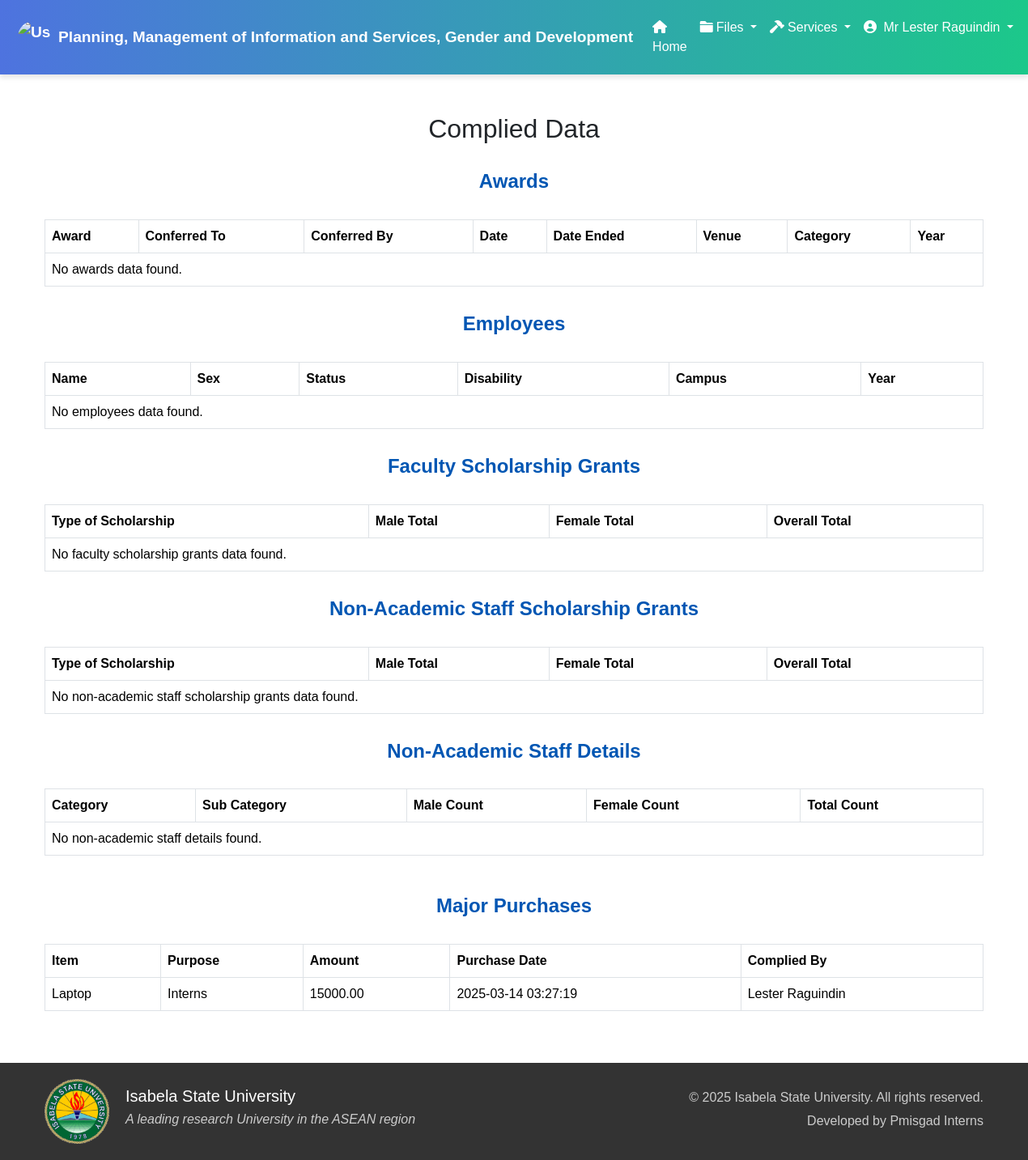
Before: /pages/complied_data.php (signed in) with the older database file.
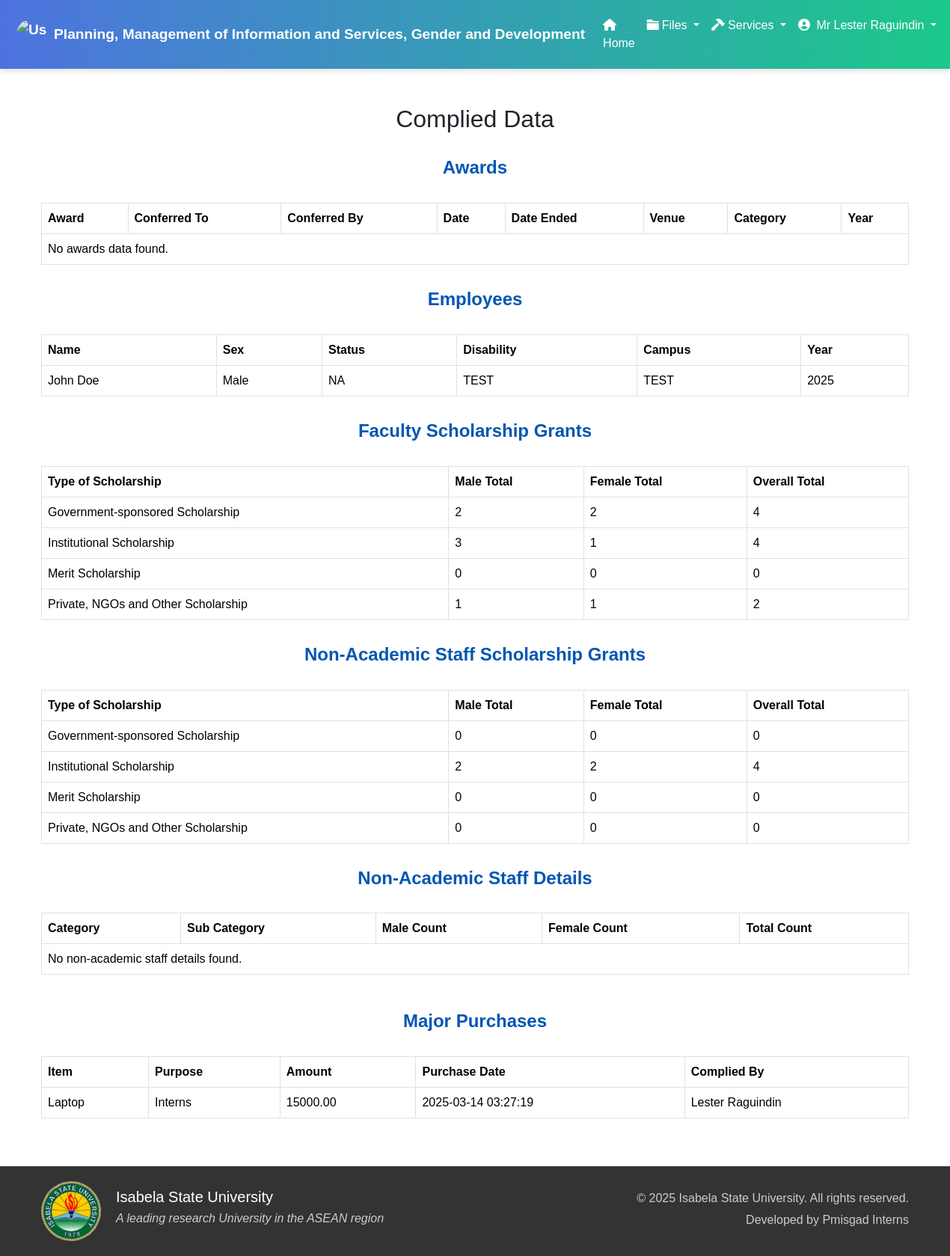
After: the same page with the newer database file.
### tables this page shows
CREATE TABLE `purchases` (
  `purchase_id` int(11) NOT NULL,
  `member_id` int(11) DEFAULT NULL,
  `item` varchar(255) DEFAULT NULL,
  `purpose` varchar(255) DEFAULT NULL,
  `amount` decimal(10,2) DEFAULT NULL,
  `purchase_date` timestamp NOT NULL DEFAULT current_timestamp()
);

CREATE TABLE `member` (
  `member_id` int(11) NOT NULL,
  `member_first` varchar(100) DEFAULT NULL,
  `member_last` varchar(100) DEFAULT NULL,
  `member_gender` varchar(100) DEFAULT NULL,
  `username` varchar(50) DEFAULT NULL,
  `password` varchar(50) DEFAULT NULL,
  `office_id` int(11) DEFAULT NULL,
  `salut_id` int(11) DEFAULT NULL,
  `rank_id` int(11) DEFAULT NULL,
  `designation_id` int(11) DEFAULT NULL,
  `failed_attempts` int(11) DEFAULT 0,
  `last_failed_attempt` timestamp NULL DEFAULT NULL,
  `is_suspended` tinyint(1) DEFAULT 0,
  `role` varchar(10) DEFAULT NULL
);

CREATE TABLE `employees` (
  `employee_id` int(11) NOT NULL,
  `name` varchar(255) NOT NULL,
  `sex` enum('Male','Female','Other') NOT NULL,
  `employment_status` varchar(30) NOT NULL,
  `disability_type` varchar(255) DEFAULT NULL,
  `campus` varchar(255) DEFAULT NULL,
  `date_created` timestamp NOT NULL DEFAULT current_timestamp(),
  `member_id` int(11) DEFAULT NULL,
  `year` int(11) DEFAULT year(current_timestamp())
);

### controllers/fetch_complied_data.php (called while the page is built, shortened)
<?php
include '../components/config.php';
$member_id = $_SESSION['member_id'];
$current_year = date('Y');
$employee_query = "SELECT
    name,
    sex,
    employment_status,
    disability_type,
    campus,
    year
    FROM employees
    WHERE year = ? AND member_id = ?";
$stmt = $con->prepare($employee_query);
$stmt->bind_param("ii", $current_year, $member_id);
$stmt->execute();
$employee_result = $stmt->get_result();
$facultyScholarshipQuery = "SELECT
    type_of_scholarship,
    SUM(doctorate_male + masters_male + post_baccalaureate_male + baccalaureate_male + non_degree_male) AS male_total,
    SUM(doctorate_female + masters_female + post_baccalaureate_female + baccalaureate_female + non_degree_female) AS female_total,
    SUM(doctorate_male + masters_male + post_baccalaureate_male + baccalaureate_male + non_degree_male +
        doctorate_female + masters_female + post_baccalaureate_female + baccalaureate_female + non_degree_female) AS overall_total
    FROM scholarship_grants
    WHERE category = 'Faculty' AND year = ? AND member_id = ?
    GROUP BY type_of_scholarship";
$stmt = $con->prepare($facultyScholarshipQuery);
$stmt->bind_param("ii", $current_year, $member_id);
$stmt->execute();
$facultyScholarshipResult = $stmt->get_result();
$nonAcademicScholarshipQuery = "SELECT
    type_of_scholarship,
    SUM(doctorate_male + masters_male + post_baccalaureate_male + baccalaureate_male + non_degree_male) AS male_total,
    SUM(doctorate_female + masters_female + post_baccalaureate_female + baccalaureate_female + non_degree_female) AS female_total,
    SUM(doctorate_male + masters_male + post_baccalaureate_male + baccalaureate_male + non_degree_male +
        doctorate_female + masters_female + post_baccalaureate_female + baccalaureate_female + non_degree_female) AS overall_total
    FROM scholarship_grants
    WHERE category = 'Non-Academic Staff' AND year = ? AND member_id = ?
    GROUP BY type_of_scholarship";
$stmt = $con->prepare($nonAcademicScholarshipQuery);
$stmt->bind_param("ii", $current_year, $member_id);
$stmt->execute();
$nonAcademicScholarshipResult = $stmt->get_result();
?>

### controllers/purchaseController.php (called while the page is built, shortened)
<?php
include '../components/config.php';
$member_id = $_SESSION['member_id'];
$purchases_query = "
    SELECT
        p.item,
        p.purpose,
        p.amount,
        p.purchase_date,
        m.member_first,
        m.member_last
    FROM
        purchases p
    JOIN
        member m ON p.member_id = m.member_id
    WHERE
        p.member_id = ?
";
$stmt = $con->prepare($purchases_query);
$stmt->bind_param("i", $member_id);
$stmt->execute();
$purchases_result = $stmt->get_result();
?>

### pages/complied_data.php (the view, shortened to what the changed rows need)
<?php
include '../controllers/fetch_complied_data.php';
include '../controllers/purchaseController.php';
?>
<!DOCTYPE html>
<html lang="en">
<head>
    <link href="https://cdnjs.cloudflare.com/ajax/libs/font-awesome/6.0.0-beta3/css/all.min.css" rel="stylesheet">
    <link rel="stylesheet" href="https://cdn.jsdelivr.net/npm/bootstrap@5.3.3/dist/css/bootstrap.min.css">
    <link rel="stylesheet" href="../styles/styles.css">
    <link href='https://unpkg.com/boxicons@2.1.4/css/boxicons.min.css' rel='stylesheet'>
    <link rel="stylesheet" href="../styles/user_header.css">
    <link rel="stylesheet" href="../styles/hover.css">
</head>
<body>
    <div class="container my-5">
        <h1 class="h2 mb-4 text-center">Complied Data</h1>
        <h2 class="section-title">Awards</h2>
        <table class="table table-bordered">
            <thead>
                <tr>
                    <th>Award</th>
                    <th>Conferred To</th>
                    <th>Conferred By</th>
                    <th>Date</th>
                    <th>Date Ended</th>
                    <th>Venue</th>
                    <th>Category</th>
                    <th>Year</th>
                </tr>
            </thead>
        </table>
        <h2 class="section-title">Employees</h2>
        <table class="table table-bordered">
            <thead>
                <tr>
                    <th>Name</th>
                    <th>Sex</th>
                    <th>Status</th>
                    <th>Disability</th>
                    <th>Campus</th>
                    <th>Year</th>
                </tr>
            </thead>
            <tbody>
                <?php
                if ($employee_result && mysqli_num_rows($employee_result) > 0) {
                    while ($row = mysqli_fetch_assoc($employee_result)) {
                        echo "<tr>";
                        echo "<td>" . htmlspecialchars($row['name']) . "</td>";
                        echo "<td>" . htmlspecialchars($row['sex']) . "</td>";
                        echo "<td>" . htmlspecialchars($row['employment_status']) . "</td>";
                        echo "<td>" . htmlspecialchars($row['disability_type']) . "</td>";
                        echo "<td>" . htmlspecialchars($row['campus']) . "</td>";
                        echo "<td>" . htmlspecialchars($row['year']) . "</td>";
                        echo "</tr>";
                    }
                } else {
                    echo "<tr><td colspan='6'>No employees data found.</td></tr>";
                }
                ?>
            </tbody>
        </table>
        <h2 class="section-title">Faculty Scholarship Grants</h2>
        <table class="table table-bordered">
            <thead>
                <tr>
                    <th>Type of Scholarship</th>
                    <th>Male Total</th>
                    <th>Female Total</th>
                    <th>Overall Total</th>
                </tr>
            </thead>
            <tbody>
                <?php
                if ($facultyScholarshipResult && mysqli_num_rows($facultyScholarshipResult) > 0) {
                    while ($row = mysqli_fetch_assoc($facultyScholarshipResult)) {
                        echo "<tr>";
                        echo "<td>" . htmlspecialchars($row['type_of_scholarship']) . "</td>";
                        echo "<td>" . htmlspecialchars($row['male_total']) . "</td>";
                        echo "<td>" . htmlspecialchars($row['female_total']) . "</td>";
                        echo "<td>" . htmlspecialchars($row['overall_total']) . "</td>";
                        echo "</tr>";
                    }
                } else {
                    echo "<tr><td colspan='4'>No faculty scholarship grants data found.</td></tr>";
                }
                ?>
            </tbody>
        </table>
        <h2 class="section-title">Non-Academic Staff Scholarship Grants</h2>
        <table class="table table-bordered">
            <thead>
                <tr>
                    <th>Type of Scholarship</th>
                    <th>Male Total</th>
                    <th>Female Total</th>
                    <th>Overall Total</th>
                </tr>
            </thead>
            <tbody>
                <?php
                if ($nonAcademicScholarshipResult && mysqli_num_rows($nonAcademicScholarshipResult) > 0) {
                    while ($row = mysqli_fetch_assoc($nonAcademicScholarshipResult)) {
                        echo "<tr>";
                        echo "<td>" . htmlspecialchars($row['type_of_scholarship']) . "</td>";
                        echo "<td>" . htmlspecialchars($row['male_total']) . "</td>";
                        echo "<td>" . htmlspecialchars($row['female_total']) . "</td>";
                        echo "<td>" . htmlspecialchars($row['overall_total']) . "</td>";
                        echo "</tr>";
                    }
                } else {
                    echo "<tr><td colspan='4'>No non-academic staff scholarship grants data found.</td></tr>";
                }
                ?>
            </tbody>
        </table>
        <h2 class="section-title">Non-Academic Staff Details</h2>
        <table class="table table-bordered">
            <thead>
                <tr>
                    <th>Category</th>
                    <th>Sub Category</th>
                    <th>Male Count</th>
                    <th>Female Count</th>
                    <th>Total Count</th>
                </tr>
            </thead>
        </table>
        <div class="table-responsive">
            <table class="table table-bordered" style="margin-top: 2rem;">
                <thead>
                    <tr>
                        <th>Item</th>
                        <th>Purpose</th>
                        <th>Amount</th>
                        <th>Purchase Date</th>
                        <th>Complied By</th>
                    </tr>
                </thead>
                <tbody>
                    <?php
                    if ($purchases_result && mysqli_num_rows($purchases_result) > 0) {
                        while ($row = mysqli_fetch_assoc($purchases_result)) {
                            echo "<tr>";
                            echo "<td>" . htmlspecialchars($row['item']) . "</td>";
                            echo "<td>" . htmlspecialchars($row['purpose']) . "</td>";
                            echo "<td>" . htmlspecialchars($row['amount']) . "</td>";
                            echo "<td>" . htmlspecialchars($row['purchase_date']) . "</td>";
                            echo "<td>" . htmlspecialchars($row['member_first'] . ' ' . $row['member_last']) . "</td>";
                            echo "</tr>";
                        }
                    } else {
                        echo "<tr><td colspan='5'>No purchases found.</td></tr>";
                    }
                    ?>
                </tbody>
            </table>
        </div>
    </div>
</body>
</html>

Changed rows visible on the page:
added employees: name "John Doe", sex "Male", employment_status "NA", disability_type "TEST", campus "TEST", year "2025"
Other visible differences:
new list line: "Government-sponsored Scholarship 2 2 4"
new list line: "Institutional Scholarship 3 1 4"
new list line: "Merit Scholarship 0 0 0"
new list line: "Private, NGOs and Other Scholarship 1 1 2"
new list line: "Government-sponsored Scholarship 0 0 0"
new list line: "Institutional Scholarship 2 2 4"
new list line: "Private, NGOs and Other Scholarship 0 0 0"
text no longer shown: "No employees data found. No faculty scholarship grants data found. No non-academic staff scholarship grants data found."
